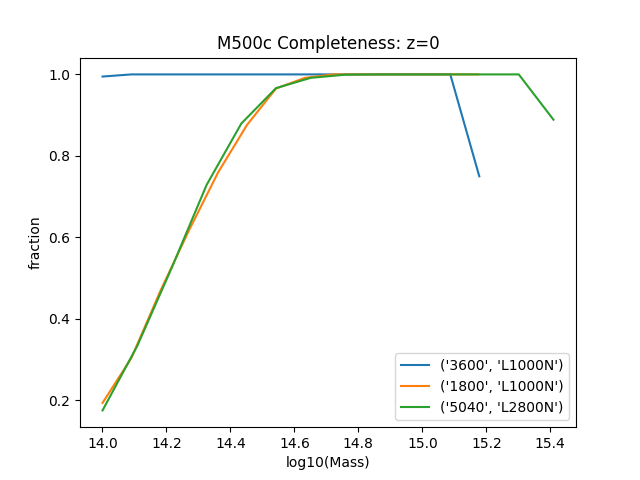

Source code (Python):
'''
Measure the completeness of each mass binned
cluster in both resolutions: 1800 & 3600
'''

import numpy as np
import h5py as h5
import cat_reader as cat
import unyt
import matplotlib.pyplot as plt
import yt
from utils import snapshot, region, locate_gals,data_bin, paths
import unyt
from velociraptor.tools.luminosity_functions import create_luminosity_function
from yt.funcs import get_pbar

group_path = "/cosma8/data/dp004/flamingo/Runs/"
run = "HYDRO_FIDUCIAL"
catalogue = "/SOAP"

if __name__ == "__main__":
    z = 0
    res_list = [('3600','L1000N'),('1800','L1000N'),('5040','L2800N')]
    for res in res_list:
        #if res[0] != '1800':
        #    continue
        catalogue_path, snapshot_path, ds = paths(res[0], z, group_path, catalogue, run, size=res[1], mass='500c',type_='mag')
        cc = cat.catalogue(catalogue_path, apert='50')        
        data = ds.data
        
        #remove weird galaxies from catalogue list cc.M500c/cc.M200m < 1e-5
        idx = (cc.M500c/cc.M200m > 5e-4)
        '''
        if res[0] != '1800':
            cluster_mass = cc.M500c[(cc.host_ID == -1) & (cc.M500c > 1e14) & idx]        
        else:
        '''    
        cluster_mass = cc.M500c[(cc.host_ID == -1) & (cc.M500c > 1e14)]

        bins = np.linspace(np.min(np.log10(cluster_mass)),np.max(np.log10(cluster_mass)),15)
        
        n_part,_=np.histogram(np.log10(data['M500c']),bins=bins)
        n_full,_ = np.histogram(np.log10(cluster_mass),bins=bins)
        
        fractions = np.array(n_part)/np.array(n_full)
        plt.plot(bins[:-1],fractions, label=res)
        print(fractions)
        del cc
        '''
        pbar = yt.get_pbar('Fetching subhalo data', len(bin_item))
        for i in range(len(bin_item)):
            pbar.update(i)
            breakpoint()
            bin_counter = 0
            for ihalo, halo_id in enumerate(bin_item[i]):
                host_idx = np.where(VR_ID == halo_id)[0]
                host_cop = CoP[host_idx]
                host_rad = radius[host_idx]

                subh_lums = stellar_lums[(host_ids == halo_id) & (stellar_lums > 0)]                
                subh_coords = CoP_subs[(host_ids == halo_id) & (stellar_lums > 0)]
                
                subs_lums_R200 = subh_lums[region(host_cop, subh_coords, 0, host_rad)]
                if (len(subs_lums_R200) > 4):
                    bin_counter =+ 1
                else:
                    continue

            print(bin_counter/len(bin_item))
            fractions.append(bin_counter/len(bin_item))
        
        
        bins = np.linspace(np.min(mass_list),np.max(mass_list),20)
        plt.bar(np.log10(bins[:-1]),fractions)
        '''
    plt.legend()
    plt.title('M500c Completeness: z=0')
    plt.ylabel('fraction')
    plt.xlabel('log10(Mass)')
    plt.savefig('completeness.png')
    breakpoint()
